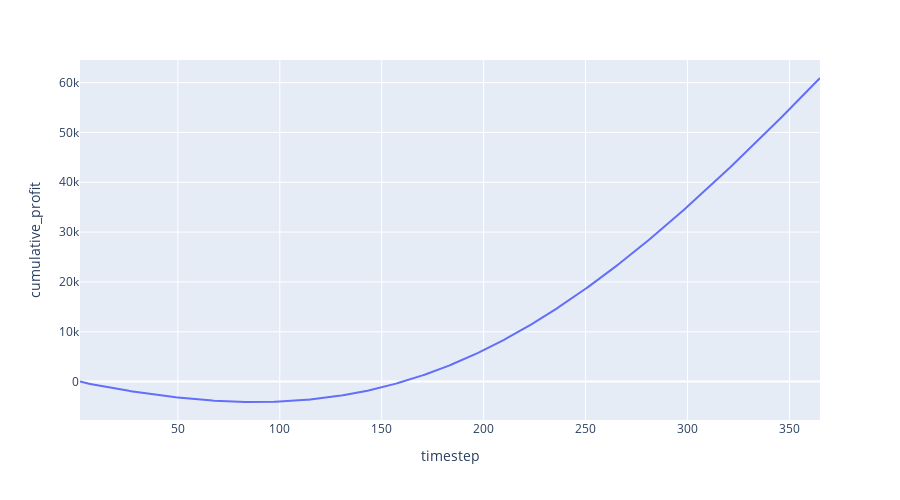

Notebook cell for this chart:
### Code cell
fig = px.line(
    fig_df,
    x='timestep',
    y='cumulative_profit',
    height=500,
    animation_frame='run'
)

fig.show()

### Figure 1 — Plotly figure (JSON) as saved in the notebook; plotly's stock layout.template omitted (floating-point values rounded to 4 significant figures; data arrays with more than 128 entries replaced by an {"elided": "..."} marker saying what was removed)
{"data": [{"hovertemplate": "run=1<br>timestep=%{x}<br>cumulative_profit=%{y}<extra></extra>", "legendgroup": "", "line": {"color": "#636efa", "dash": "solid"}, "mode": "lines", "name": "", "orientation": "v", "showlegend": false, "type": "scatter", "x": {"elided": "364 int values"}, "xaxis": "x", "y": {"elided": "364 float values"}, "yaxis": "y"}], "layout": {"height": 500, "legend": {"tracegroupgap": 0}, "margin": {"t": 60}, "xaxis": {"anchor": "y", "domain": [0, 1], "title": {"text": "timestep"}}, "yaxis": {"anchor": "x", "domain": [0, 1], "title": {"text": "cumulative_profit"}}}}
